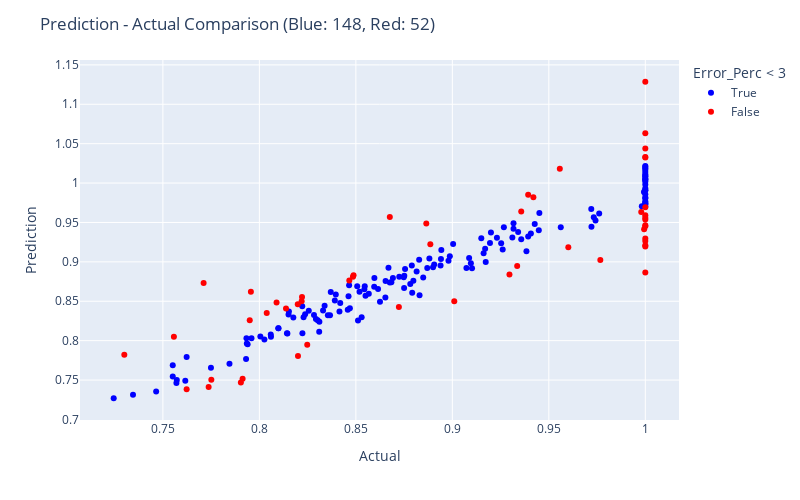

Notebook code cell kept with this figure:
### Code cell
fig = px.scatter(res, x="Actual", y="Prediction", color = "Error_Perc < 3", color_discrete_map= {True:"blue", False: "red"},
                 hover_data=["Actual", "Prediction", "Error_Perc"])

fig.update_layout(
    autosize=False,
    width=800,
    height=500,
    title_text=f"Prediction - Actual Comparison (Blue: {blue}, Red: {red})",
)

fig.show()

### Figure 1 — Plotly figure (JSON) as saved in the notebook; plotly's stock layout.template omitted (floating-point values rounded to 4 significant figures; data arrays with more than 128 entries replaced by an {"elided": "..."} marker saying what was removed)
{"data": [{"customdata": {"elided": "148x1 float values"}, "hovertemplate": "Error_Perc < 3=True<br>Actual=%{x}<br>Prediction=%{y}<br>Error_Perc=%{customdata[0]}<extra></extra>", "legendgroup": "True", "marker": {"color": "blue", "symbol": "circle"}, "mode": "markers", "name": "True", "orientation": "v", "showlegend": true, "type": "scatter", "x": {"elided": "148 float values"}, "xaxis": "x", "y": {"elided": "148 float values"}, "yaxis": "y"}, {"customdata": [[10.31], [6.539], [3.818], [-5.507], [-3.637], [-4.914], [-7.613], [4.022], [-8.063], [-5.492], [-4.191], [4.899], [-5.644], [-4.083], [-3.17], [13.24], [4.252], [3.851], [6.327], [3.881], [8.367], [7.132], [-7.351], [-4.172], [12.86], [4.888], [-3.386], [7.032], [3.242], [4.403], [3.894], [-4.815], [3.417], [3.017], [-3.085], [-3.465], [3.325], [4.038], [-11.35], [-5.342], [-4.328], [6.497], [-7.902], [-7.04], [-4.413], [3.207], [-4.633], [-3.144], [-5.794], [-5.026], [3.307], [3.529]], "hovertemplate": "Error_Perc < 3=False<br>Actual=%{x}<br>Prediction=%{y}<br>Error_Perc=%{customdata[0]}<extra></extra>", "legendgroup": "False", "marker": {"color": "red", "symbol": "circle"}, "mode": "markers", "name": "False", "orientation": "v", "showlegend": true, "type": "scatter", "x": [0.8676, 0.9557, 0.8886, 0.7904, 0.8248, 0.9296, 0.9767, 0.8488, 1, 1, 0.7737, 0.9393, 0.901, 1, 0.7751, 0.7711, 0.942, 0.8485, 1, 0.8038, 0.7956, 0.73, 1, 0.9336, 1, 0.8089, 0.8723, 0.8865, 1, 1, 0.795, 0.82, 0.8219, 0.9357, 1, 0.9979, 0.8138, 0.8221, 1, 1, 0.9601, 0.7557, 1, 1, 1, 0.8199, 1, 0.7623, 0.9994, 0.7913, 1, 0.8466], "xaxis": "x", "y": [0.957, 1.018, 0.9225, 0.7468, 0.7948, 0.8839, 0.9023, 0.8829, 0.9194, 0.9451, 0.7413, 0.9853, 0.8501, 0.9592, 0.7505, 0.8732, 0.982, 0.8811, 1.063, 0.835, 0.8622, 0.7821, 0.9265, 0.8947, 1.129, 0.8485, 0.8428, 0.9488, 1.032, 1.044, 0.826, 0.7806, 0.85, 0.9639, 0.9692, 0.9633, 0.8408, 0.8553, 0.8865, 0.9466, 0.9185, 0.8048, 0.921, 0.9296, 0.9559, 0.8462, 0.9537, 0.7384, 0.9415, 0.7515, 1.033, 0.8765], "yaxis": "y"}], "layout": {"autosize": false, "height": 500, "legend": {"title": {"text": "Error_Perc < 3"}, "tracegroupgap": 0}, "margin": {"t": 60}, "title": {"text": "Prediction - Actual Comparison (Blue: 148, Red: 52)"}, "width": 800, "xaxis": {"anchor": "y", "autorange": true, "domain": [0, 1], "range": [0.707, 1.018], "title": {"text": "Actual"}, "type": "linear"}, "yaxis": {"anchor": "x", "autorange": true, "domain": [0, 1], "range": [0.6993, 1.156], "title": {"text": "Prediction"}, "type": "linear"}}}
